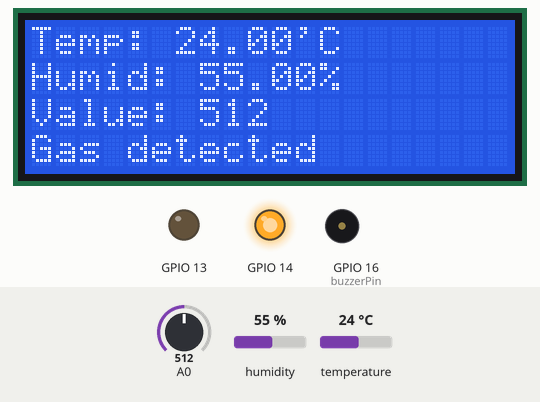
Recording of a sketch running on a simulated ESP8266 (NodeMCU). Shown: 20×4 character LCD, output pins drawn as LEDs (lit = HIGH), buzzer (waves = sounding). Inputs (shaded band) come from the test bench; at power-on: A0 = 512, humidity 55 %, temperature 24 °C. WiFi joins after 1.5 s; servers stay silent unless stated; what the sketch prints to the serial monitor is not drawn.

Above: at 3.4 s.
3.5 s: A0 set to 390
At 4.6 s:
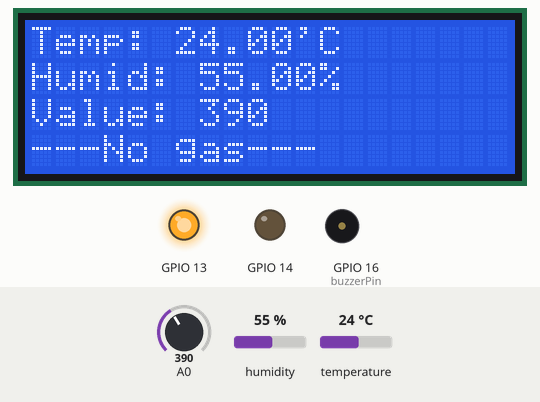
5.3 s: A0 set to 413
At 7.1 s:
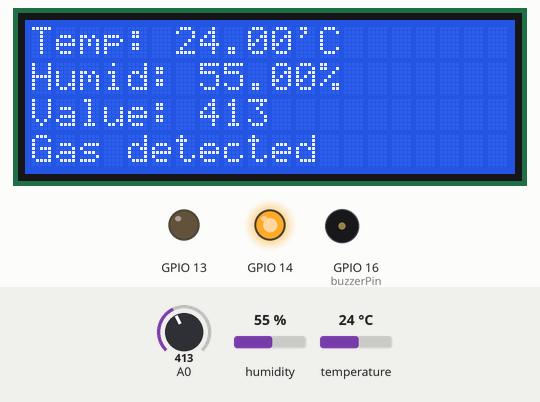
10.3 s: humidity set to 22 %
At 13.2 s:
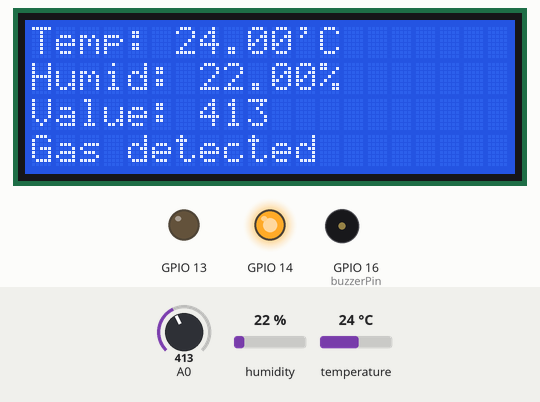
13.3 s: temperature set to 12 °C
At 16.2 s:
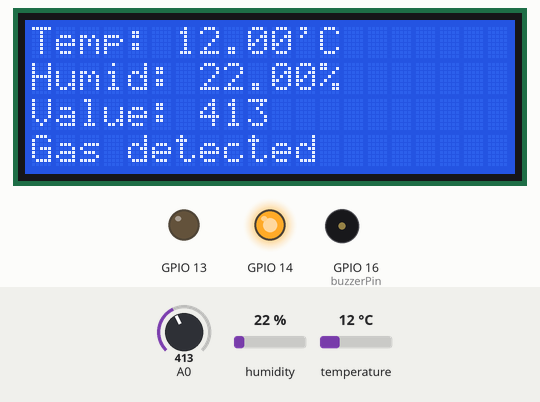
16.3 s: humidity set to 40 %
At 19.2 s:
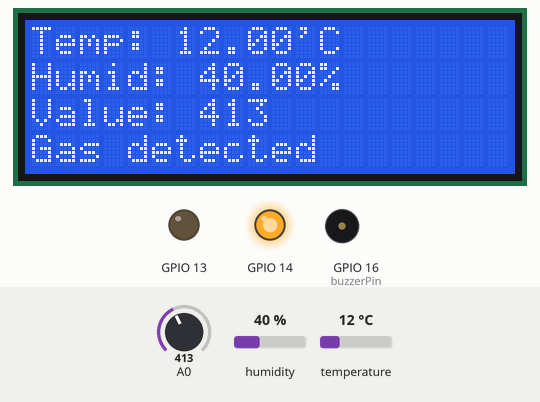
19.3 s: A0 set to 511
At 20.6 s:
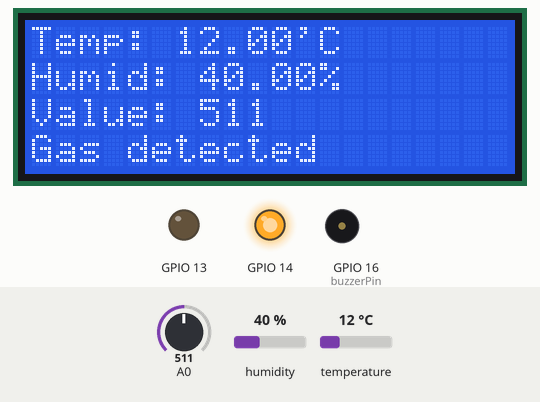
Timing chart, 0 to 22.3 s (numbered marks = the images above; inputs shaded):
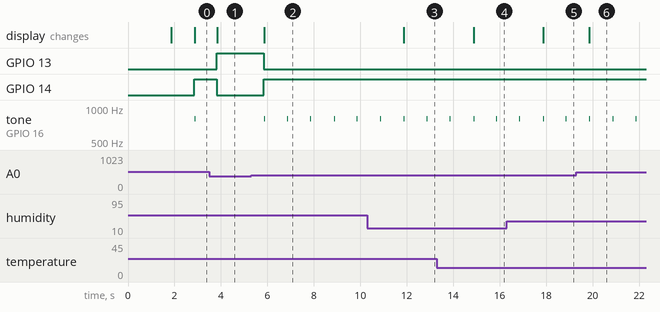

Measured:
- the behaviour switches between 400 and 401 on A0 (found by bisection; images 1 and 2)
- after the input at 3.5 s, GPIO 13: LOW → HIGH after 0.33 s; GPIO 14: HIGH → LOW after 0.33 s; tone on GPIO 16 (buzzerPin): stops changing and stays silent; the display: changes after 0.35 s (image 1)
- after the input at 5.3 s, GPIO 13: HIGH → LOW after 0.55 s; GPIO 14: LOW → HIGH after 0.55 s; tone on GPIO 16 (buzzerPin): alternates 800 Hz for 0.04 s and silent for 0.95 s, starting after 0.57 s; the display: changes after 0.57 s (image 2)
- after the input at 10.3 s, the display: changes after 1.6 s (image 3)
- after the input at 13.3 s, the display: changes after 1.6 s (image 4)
- after the input at 16.3 s, the display: changes after 1.6 s (image 5)
- after the input at 19.3 s, the display: changes after 0.55 s (image 6)

The sketch:

sahalasamo.ino
```cpp
#include <LiquidCrystal_I2C.h>

#include <SPI.h>
#include <ESP8266WiFi.h>
#include <BlynkSimpleEsp8266.h>
#include <DHT.h>


char auth[] = "wxmz-lMq7LH-pBkMhCJ5PgUBl1ZUPFFQ"; //Enter the Auth code which was send by Blink

char ssid[] = "xinduolei1304";  //Enter your WIFI Name
char pass[] = "88888888";  //Enter your WIFI Password
LiquidCrystal_I2C lcd(0x27,20,4);
#define DHTPIN 2


#define DHTTYPE DHT11
#define buzzerPin 16

DHT dht(DHTPIN, DHTTYPE);
BlynkTimer timer;
int gasSensor;
void sendSensor()
{
  float h = dht.readHumidity();
  float t = dht.readTemperature();

  lcd.setCursor(0,0);
  lcd.print("Temp: ");
  lcd.print(t);
  lcd.print("'C");

  lcd.setCursor(0,1);
  lcd.print("Humid: ");
  lcd.print(h);
  lcd.print("%");

  gasSensor=analogRead(A0);
  Serial.println(gasSensor);

  if(gasSensor>400)
  {
    digitalWrite(13,LOW);
    digitalWrite(14,HIGH);
     lcd.setCursor(0, 2);
     lcd.print("Value: ");
     lcd.print(gasSensor);
     lcd.setCursor(0, 3);
     lcd.print("Gas detected");
     tone(buzzerPin,800,40);

  }

  if(gasSensor<400)
  {
      digitalWrite(13,HIGH);
      digitalWrite(14,LOW);
      lcd.setCursor(0, 2);
      lcd.print("Value: ");
      lcd.print(gasSensor);
      lcd.setCursor(0, 3);
      lcd.print("---No gas---");
      noTone(buzzerPin);

  }

  Blynk.virtualWrite(V1, gasSensor);
  Blynk.virtualWrite(V5, h);  //V5 is for Humidity
  Blynk.virtualWrite(V6, t);  //V6 is for Temperature

}

void setup()
{
  Serial.begin(115200); // See the connection status in Serial Monitor
  Blynk.begin(auth, ssid, pass);

  dht.begin();
  pinMode(13,OUTPUT);
  pinMode(14,OUTPUT);
  pinMode(buzzerPin,OUTPUT);


  timer.setInterval(1000L, sendSensor);
  lcd.init();
  lcd.backlight();
  lcd.clear();
}

void loop()
{
  Blynk.run(); // Initiates Blynk
  timer.run(); // Initiates SimpleTimer


}
```
